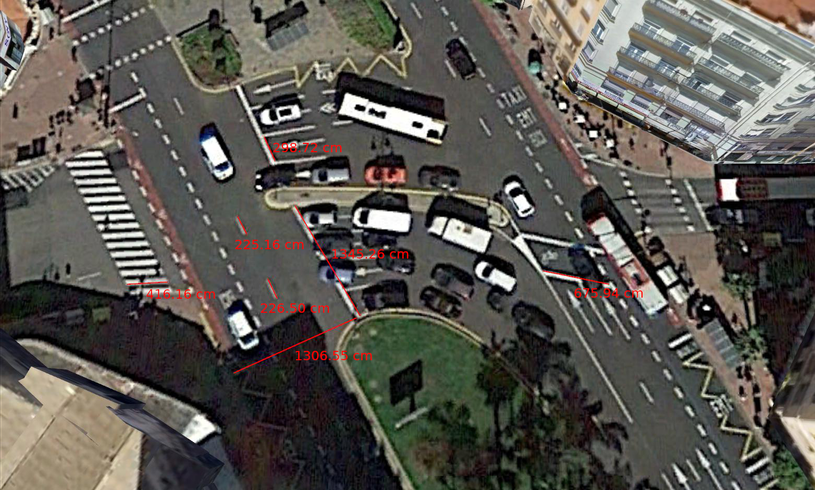
#> input picture google-earth.png, 815 x 490 px, shrunk from 1564 x 940 before the run
$ python Homography.py
#> lines starting #> are read from the running program, lines starting #| are printed output that depends on the picture
import cv2
import numpy as np

''' Camera Keypoints '''
cam_pts = []

''' Google earth Keypoints'''
ge_pts = []


def mouse_event_cam(event, x, y, flags, param):
    ''' Mouse event on camera window'''
    if event == cv2.EVENT_LBUTTONDOWN:
        cam_pts.append([x, y])
        print('cam_click')


def mouse_event_ge(event, x, y, flags, param):
    ''' Mouse event on BEV window'''
    if event == cv2.EVENT_LBUTTONDOWN:
        ge_pts.append([x, y])
        print('ge_click')


''' Load the images from files'''
ge_img = cv2.imread('google-earth.png')
#> ge_img is the input picture: shape (490, 815, 3); mean B, G, R 81.3, 87, 90.2
cam_img = cv2.imread('camera-view.png')
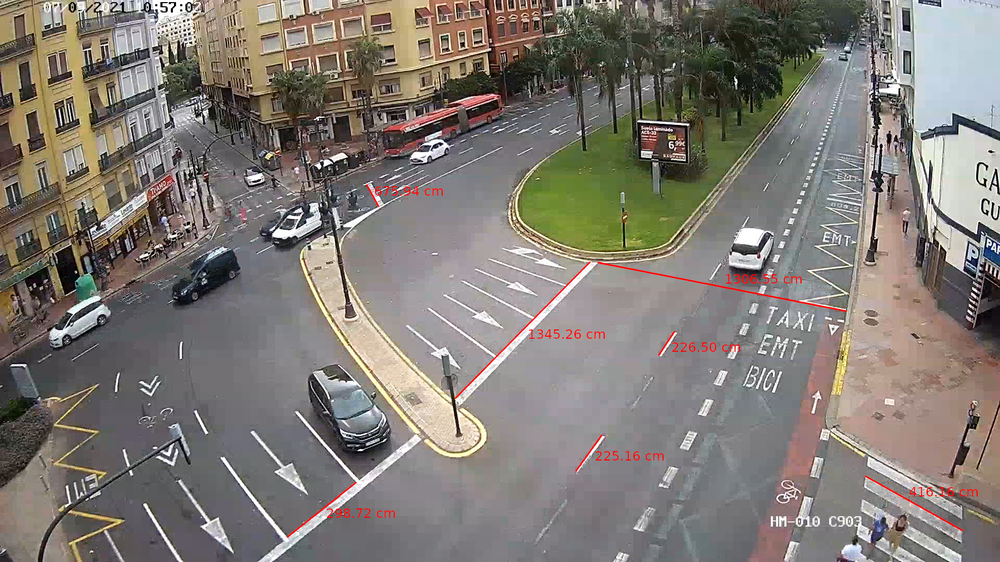
#> input picture camera-view.png, 1000 x 562 px, shrunk from 1920 x 1080 before the run
#> cam_img is the input picture: shape (562, 1000, 3); mean B, G, R 116.6, 123, 129

''' Get the Maximum width and height of the images '''
maxWidth = max(cam_img.shape[1], ge_img.shape[1])
#> maxWidth = 1000
maxHeight = max(cam_img.shape[0], ge_img.shape[0])
#> maxHeight = 562

''' Define the window names'''
cv2.namedWindow("cam_view")
cv2.namedWindow("ge_view")

''' Set the mouse event functions '''
cv2.setMouseCallback("cam_view", mouse_event_cam)
cv2.setMouseCallback("ge_view", mouse_event_ge)

''' Show images '''
cv2.imshow('cam_view', cam_img)
cv2.imshow('ge_view', ge_img)

src_pts = np.array(cam_pts)
dst_pts = np.array(ge_pts)

''' Uncomment two line below to calculate the homography'''
# H, _ = cv2.findHomography(src_pts, dst_pts, cv2.RANSAC,5.0)
# np.savez('H4.npz',H)

''' Load the homograhy from file '''
H = np.load('H4.npz')['arr_0']
#> (reads H4.npz from the repository)
print(H)

''' Warp the perspective view '''
warped = cv2.warpPerspective(cam_img, H, (maxWidth, maxHeight))
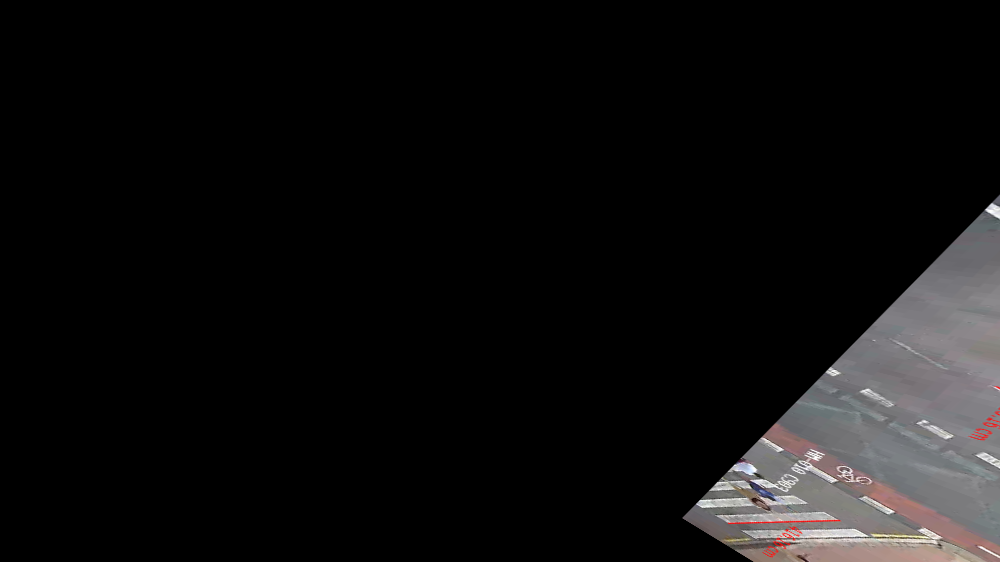
#> warped: shape (562, 1000, 3); mean B, G, R 14.7, 14.5, 15.3

cv2.imshow('result', warped)

cv2.waitKey(0)
